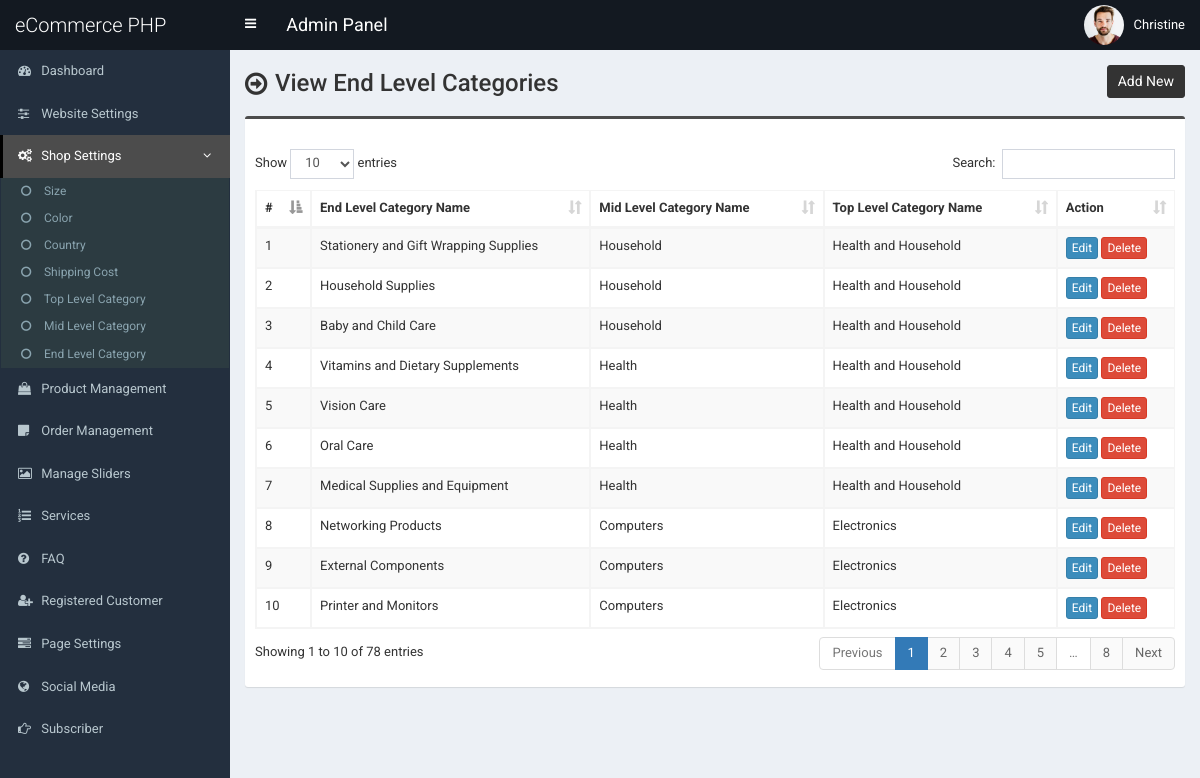
/admin/end-category.php (signed in), run on an earlier commit of the app's database.
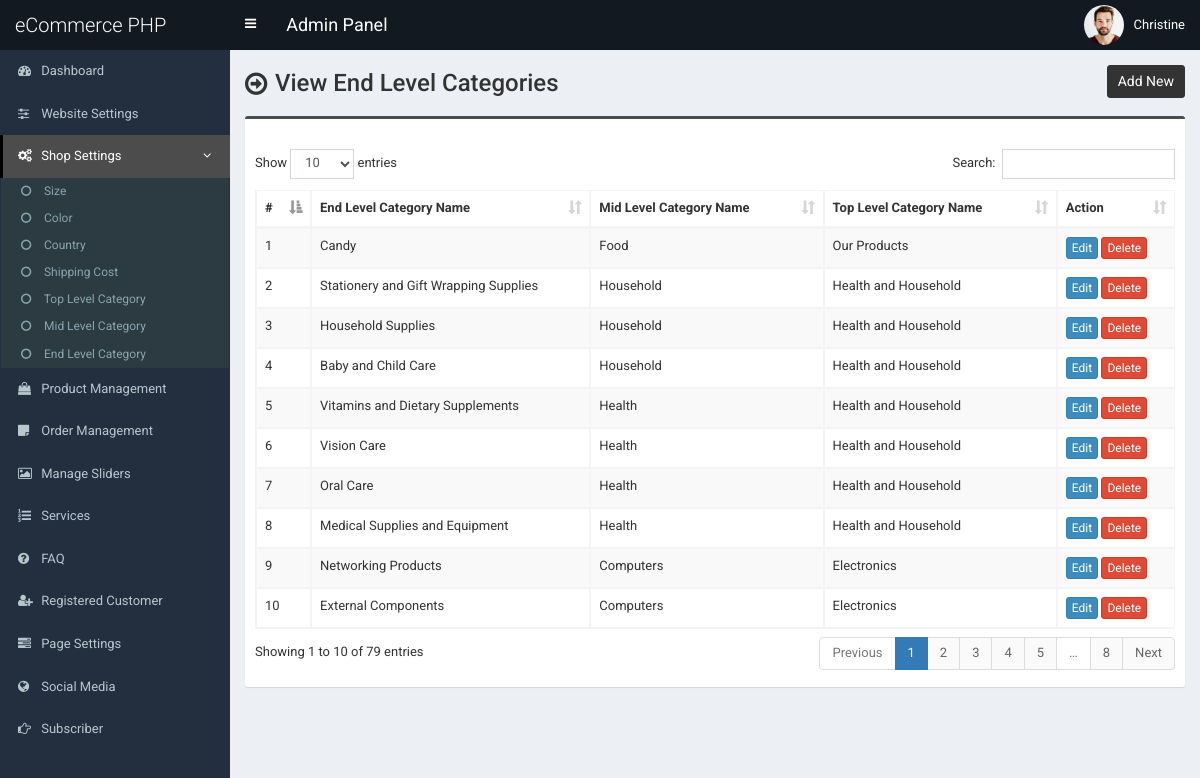
And on a later commit of the database.
### tables this page shows
CREATE TABLE `tbl_end_category` (
  `ecat_id` int(11) NOT NULL,
  `ecat_name` varchar(255) NOT NULL,
  `mcat_id` int(11) NOT NULL
);

CREATE TABLE `tbl_mid_category` (
  `mcat_id` int(11) NOT NULL,
  `mcat_name` varchar(255) NOT NULL,
  `tcat_id` int(11) NOT NULL
);

CREATE TABLE `tbl_top_category` (
  `tcat_id` int(11) NOT NULL,
  `tcat_name` varchar(255) NOT NULL,
  `show_on_menu` int(1) NOT NULL
);

### admin/end-category.php (the view, shortened to what this page needs)
<?php require_once('header.php'); ?>
<section class="content-header">
	<div class="content-header-left">
		<h1>View End Level Categories</h1>
	</div>
	<div class="content-header-right">
		<a href="end-category-add.php" class="btn btn-primary btn-sm">Add New</a>
	</div>
</section>
<section class="content">
  <div class="row">
    <div class="col-md-12">
      <div class="box box-info">
        <div class="box-body table-responsive">
          <table id="example1" class="table table-bordered table-hover table-striped">
			<thead>
			    <tr>
			        <th>#</th>
			        <th>End Level Category Name</th>
                    <th>Mid Level Category Name</th>
                    <th>Top Level Category Name</th>
			        <th>Action</th>
			    </tr>
			</thead>
            <tbody>
            	<?php
            	$i=0;
            	$statement = $pdo->prepare("SELECT *
                                    FROM tbl_end_category t1
                                    JOIN tbl_mid_category t2
                                    ON t1.mcat_id = t2.mcat_id
                                    JOIN tbl_top_category t3
                                    ON t2.tcat_id = t3.tcat_id
                                    ORDER BY t1.ecat_id DESC
                                    ");
            	$statement->execute();
            	$result = $statement->fetchAll(PDO::FETCH_ASSOC);
            	foreach ($result as $row) {
            		$i++;
            		?>
					<tr>
	                    <td><?php echo $i; ?></td>
	                    <td><?php echo $row['ecat_name']; ?></td>
                        <td><?php echo $row['mcat_name']; ?></td>
                        <td><?php echo $row['tcat_name']; ?></td>
	                    <td>
	                        <a href="end-category-edit.php?id=<?php echo $row['ecat_id']; ?>" class="btn btn-primary btn-xs">Edit</a>
	                        <a href="#" class="btn btn-danger btn-xs" data-href="end-category-delete.php?id=<?php echo $row['ecat_id']; ?>" data-toggle="modal" data-target="#confirm-delete">Delete</a>
	                    </td>
	                </tr>
            		<?php
            	}
            	?>
            </tbody>
          </table>
        </div>
      </div>
</section>
<?php require_once('footer.php'); ?>

What changed in the data, as far as the page shows it:
no longer on this page (row unchanged): tbl_end_category: ecat_name "Printer and Monitors", mcat.mcat_name "Computers", tbl_top_category.tcat_name "Electronics"
added tbl_end_category: ecat_name "Candy", mcat.mcat_name "Food", tbl_top_category.tcat_name "Our Products"
Also different on the page:
text written by a page script: "Show entries Search: Showing 1 to 10 of 78 entries Previous 1 2 3 4 5 … 8 Next" → "Show entries Search: Showing 1 to 10 of 79 entries Previous 1 2 3 4 5 … 8 Next"
